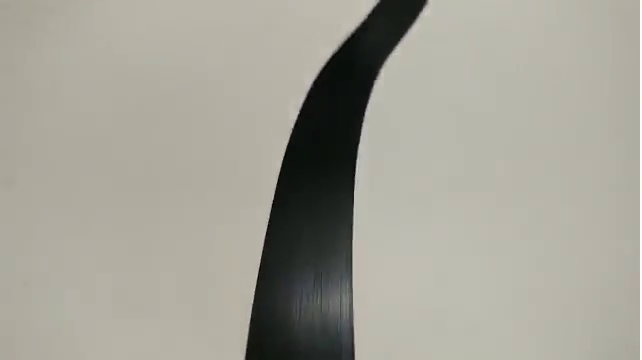
#> input picture frame 135 of engine/simulacao.mp4, 642 x 360 px
$ python camera2.py   (Python 2 division)   (older library calls are emulated)
#> lines starting #> are read from the running program, lines starting #| are printed output that depends on the picture; after the words box and inside, x2 and y2 are one past the last pixel; in counts of white or black regions, pixels touching at a corner belong together
import numpy as np
import cv2


video_capture = cv2.VideoCapture("simulacao.mp4")
video_capture.set(3, 160)
video_capture.set(4, 120)

while(True):
    # Capture the frames
    ret, frame = video_capture.read()
#> frame is the input picture: shape (360, 642, 3); mean B, G, R 151.1, 161.5, 163.4
    # Crop the image
    crop_img = frame[60:120, 0:160]
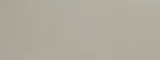
#> crop_img: shape (60, 160, 3); mean B, G, R 159.4, 172.1, 175.2
    # Convert to grayscale
    gray = cv2.cvtColor(crop_img, cv2.COLOR_BGR2GRAY)
    # Gaussian blur
    blur = cv2.GaussianBlur(gray,(5,5),0)
    # Color thresholding
    ret,thresh1 = cv2.threshold(blur,60,255,cv2.THRESH_BINARY_INV)
#> thresh1: shape (60, 160); every value is 0
    # Erode and dilate to remove accidental line detections
    mask = cv2.erode(thresh1, None, iterations=2)
    mask = cv2.dilate(mask, None, iterations=2)
    # Find the contours of the frame
    #contours,hierarchy = cv2.findContours(mask.copy(), 1, cv2.CHAIN_APPROX_NONE)
    image, contours, _ = cv2.findContours(mask.copy(), 1, cv2.CHAIN_APPROX_SIMPLE)
#> contours = []
    # Find the biggest contour (if detected)
    if len(contours) > 0:
        c = max(contours, key=cv2.contourArea)
        M = cv2.moments(c)
        cx = int(M['m10']/M['m00'])
        cy = int(M['m01']/M['m00'])
        cv2.line(crop_img,(cx,0),(cx,720),(255,0,0),1)
        cv2.line(crop_img,(0,cy),(1280,cy),(255,0,0),1)
        cv2.drawContours(crop_img, contours, -1, (0,255,0), 1)
        print cx
        print cy
        if cx >= 120:
            #GPIO.output("P8_10", GPIO.HIGH)
            #GPIO.output("P9_11", GPIO.LOW)
            print "DIREITA"
        if cx < 120 and cx > 50:
            #GPIO.output("P8_10", GPIO.LOW)
            #GPIO.output("P9_11", GPIO.LOW)
            print "PARAR ! "
        if cx <= 50:
            #GPIO.output("P8_10", GPIO.LOW)
            #GPIO.output("P9_11", GPIO.HIGH)
            print "ESQUERDA"
    else:
        #GPIO.output("P8_10", GPIO.HIGH)
        #GPIO.output("P9_11", GPIO.HIGH)
        print "PARAR 2 ! "
    #Display the resulting frame
    cv2.imshow('frame',crop_img)
    if cv2.waitKey(1) & 0xFF == ord('q'):
#> (key q is pressed here)
        break

$ run again, starting later in the video
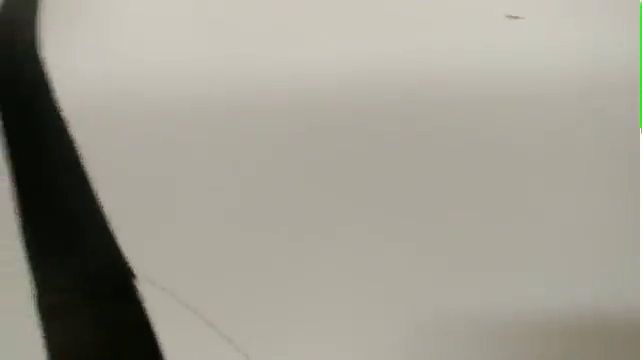
#> input picture frame 609 of engine/simulacao.mp4, 642 x 360 px
#> frame is the input picture: shape (360, 642, 3); mean B, G, R 144.8, 155.8, 158.6
#> `ret,thresh1 = cv2.threshold(blur,60,255,cv2.THRESH_BINARY_INV)`:
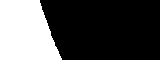
#> thresh1: shape (60, 160); 31.4% white; 1 white region, box (x1, y1, x2, y2) and area: (0, 0, 62, 60) 3010
#> contours = 1 contour; box (x1, y1, x2, y2) and area: (0, 0, 61, 60) 2898
#> c = contour of 44 points, box (x1, y1, x2, y2) (0, 0, 61, 60), area 2898
#> M = moments, m00 2898.5, centre m10/m00, m01/m00 = (24.98, 31.7)
#> cx = 24
#> cy = 31
#> `cv2.drawContours(crop_img, contours, -1, (0,255,0), 1)`:
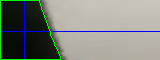
#> crop_img: shape (60, 160, 3); mean B, G, R 123.7, 131.9, 127.9
#| 24
#| 31

$ run again, starting later in the video
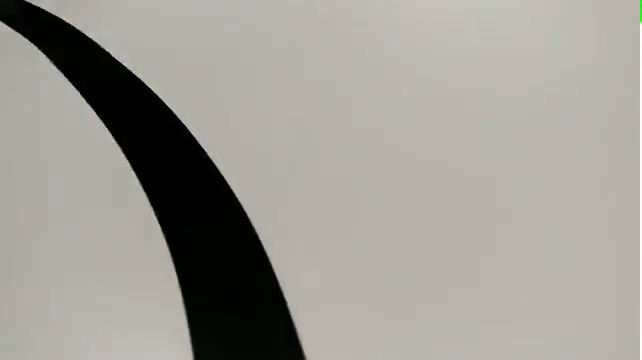
#> input picture frame 1083 of engine/simulacao.mp4, 642 x 360 px
#> frame is the input picture: shape (360, 642, 3); mean B, G, R 147.8, 156.4, 158.5
#> `ret,thresh1 = cv2.threshold(blur,60,255,cv2.THRESH_BINARY_INV)`:
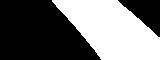
#> thresh1: shape (60, 160); 43.4% white; 1 white region, box (x1, y1, x2, y2) and area: (52, 0, 160, 60) 4171
#> contours = 1 contour; box (x1, y1, x2, y2) and area: (53, 0, 160, 60) 4046
#> c = contour of 33 points, box (x1, y1, x2, y2) (53, 0, 160, 60), area 4046
#> M = moments, m00 4045.5, centre m10/m00, m01/m00 = (111.3, 29.21)
#> cx = 111
#> cy = 29
#> `cv2.drawContours(crop_img, contours, -1, (0,255,0), 1)`:
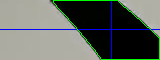
#> crop_img: shape (60, 160, 3); mean B, G, R 96.3, 102.4, 96.1
#| 111
#| 29
